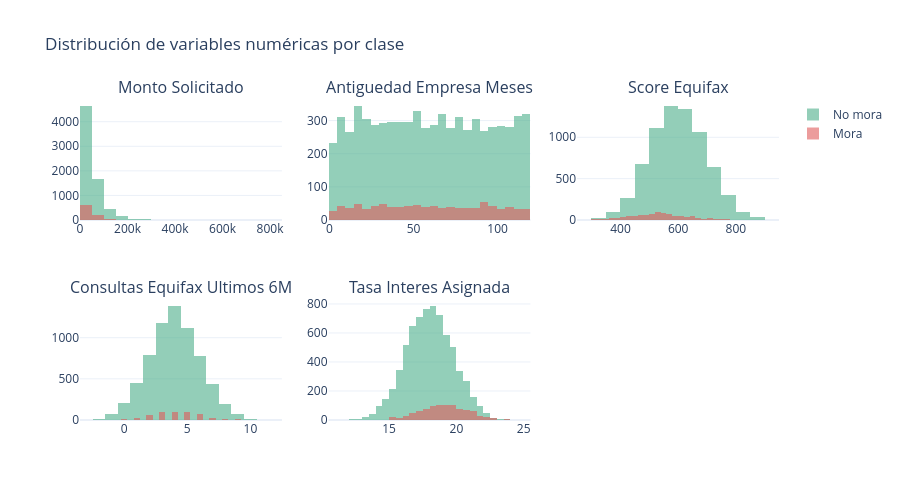

The cell this chart's notebook holds for it:
### Markdown cell above
### 1.6 Distribuciones de variables numéricas

### Code cell
num_cols = ['monto_solicitado', 'antiguedad_empresa_meses', 'score_equifax',
            'consultas_equifax_ultimos_6m', 'tasa_interes_asignada']

fig = make_subplots(rows=2, cols=3,
    subplot_titles=[c.replace('_', ' ').title() for c in num_cols])

positions = [(1,1),(1,2),(1,3),(2,1),(2,2)]
for col, (r, c) in zip(num_cols, positions):
    for val, color, name in [(0, COLOR_OK, 'No mora'), (1, COLOR_BAD, 'Mora')]:
        fig.add_trace(go.Histogram(
            x=df_raw[df_raw['target_default']==val][col],
            name=name, marker_color=color, opacity=0.6,
            showlegend=(r==1 and c==1), nbinsx=30
        ), row=r, col=c)

fig.update_layout(barmode='overlay', height=500, template=TEMPLATE,
    title_text='Distribución de variables numéricas por clase')
fig.show()

### Figure 1 — Plotly figure (JSON) as saved in the notebook; plotly's stock layout.template omitted (floating-point values rounded to 4 significant figures; data arrays with more than 128 entries replaced by an {"elided": "..."} marker saying what was removed)
{"data": [{"marker": {"color": "#4CAF8A"}, "name": "No mora", "nbinsx": 30, "opacity": 0.6, "showlegend": true, "type": "histogram", "x": {"elided": "7056 float values"}, "xaxis": "x", "yaxis": "y"}, {"marker": {"color": "#E05C5C"}, "name": "Mora", "nbinsx": 30, "opacity": 0.6, "showlegend": true, "type": "histogram", "x": {"elided": "944 float values"}, "xaxis": "x", "yaxis": "y"}, {"marker": {"color": "#4CAF8A"}, "name": "No mora", "nbinsx": 30, "opacity": 0.6, "showlegend": false, "type": "histogram", "x": {"elided": "7056 int values"}, "xaxis": "x2", "yaxis": "y2"}, {"marker": {"color": "#E05C5C"}, "name": "Mora", "nbinsx": 30, "opacity": 0.6, "showlegend": false, "type": "histogram", "x": {"elided": "944 int values"}, "xaxis": "x2", "yaxis": "y2"}, {"marker": {"color": "#4CAF8A"}, "name": "No mora", "nbinsx": 30, "opacity": 0.6, "showlegend": false, "type": "histogram", "x": {"elided": "7056 float values"}, "xaxis": "x3", "yaxis": "y3"}, {"marker": {"color": "#E05C5C"}, "name": "Mora", "nbinsx": 30, "opacity": 0.6, "showlegend": false, "type": "histogram", "x": {"elided": "944 float values"}, "xaxis": "x3", "yaxis": "y3"}, {"marker": {"color": "#4CAF8A"}, "name": "No mora", "nbinsx": 30, "opacity": 0.6, "showlegend": false, "type": "histogram", "x": {"elided": "7056 float values"}, "xaxis": "x4", "yaxis": "y4"}, {"marker": {"color": "#E05C5C"}, "name": "Mora", "nbinsx": 30, "opacity": 0.6, "showlegend": false, "type": "histogram", "x": {"elided": "944 float values"}, "xaxis": "x4", "yaxis": "y4"}, {"marker": {"color": "#4CAF8A"}, "name": "No mora", "nbinsx": 30, "opacity": 0.6, "showlegend": false, "type": "histogram", "x": {"elided": "7056 float values"}, "xaxis": "x5", "yaxis": "y5"}, {"marker": {"color": "#E05C5C"}, "name": "Mora", "nbinsx": 30, "opacity": 0.6, "showlegend": false, "type": "histogram", "x": {"elided": "944 float values"}, "xaxis": "x5", "yaxis": "y5"}], "layout": {"annotations": [{"font": {"size": 16}, "showarrow": false, "text": "Monto Solicitado", "x": 0.1444, "xanchor": "center", "xref": "paper", "y": 1, "yanchor": "bottom", "yref": "paper"}, {"font": {"size": 16}, "showarrow": false, "text": "Antiguedad Empresa Meses", "x": 0.5, "xanchor": "center", "xref": "paper", "y": 1, "yanchor": "bottom", "yref": "paper"}, {"font": {"size": 16}, "showarrow": false, "text": "Score Equifax", "x": 0.8556, "xanchor": "center", "xref": "paper", "y": 1, "yanchor": "bottom", "yref": "paper"}, {"font": {"size": 16}, "showarrow": false, "text": "Consultas Equifax Ultimos 6M", "x": 0.1444, "xanchor": "center", "xref": "paper", "y": 0.375, "yanchor": "bottom", "yref": "paper"}, {"font": {"size": 16}, "showarrow": false, "text": "Tasa Interes Asignada", "x": 0.5, "xanchor": "center", "xref": "paper", "y": 0.375, "yanchor": "bottom", "yref": "paper"}], "barmode": "overlay", "height": 500, "title": {"text": "Distribución de variables numéricas por clase"}, "xaxis": {"anchor": "y", "domain": [0, 0.2889]}, "xaxis2": {"anchor": "y2", "domain": [0.3556, 0.6444]}, "xaxis3": {"anchor": "y3", "domain": [0.7111, 1]}, "xaxis4": {"anchor": "y4", "domain": [0, 0.2889]}, "xaxis5": {"anchor": "y5", "domain": [0.3556, 0.6444]}, "xaxis6": {"anchor": "y6", "domain": [0.7111, 1]}, "yaxis": {"anchor": "x", "domain": [0.625, 1]}, "yaxis2": {"anchor": "x2", "domain": [0.625, 1]}, "yaxis3": {"anchor": "x3", "domain": [0.625, 1]}, "yaxis4": {"anchor": "x4", "domain": [0, 0.375]}, "yaxis5": {"anchor": "x5", "domain": [0, 0.375]}, "yaxis6": {"anchor": "x6", "domain": [0, 0.375]}}}
